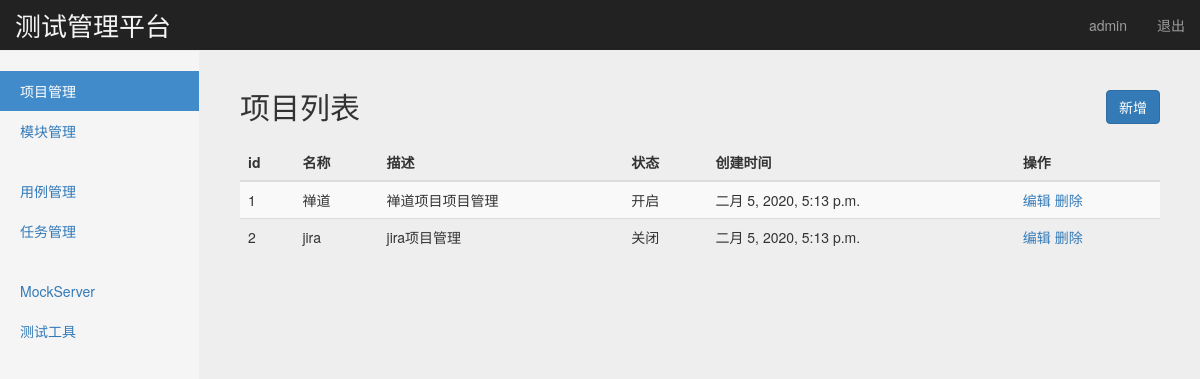
Page /manage/project_manage/ (signed in) on the earlier database version.
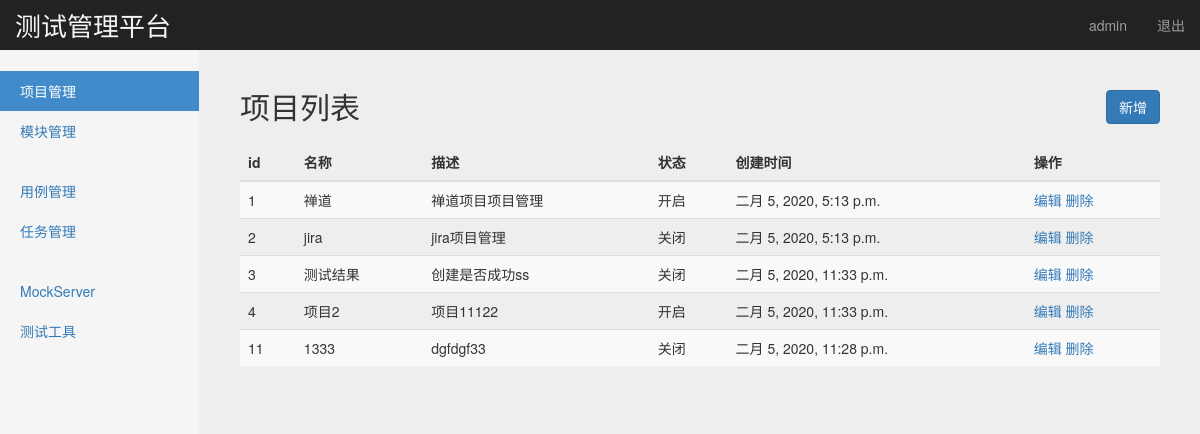
Same page on the later database version.
### project_app/models.py (models this page shows, shortened)
class Project(models.Model):
    name = models.CharField('名称',max_length=100,blank=False,default='',unique=True)
    describe = models.TextField('描述',default='')
    status = models.BooleanField('状态',default=True)
    create_time = models.DateTimeField('创建时间',auto_now=True)

### project_app/views/project_views.py (the view)
# urls.py: path('project_manage/', project_views.project_manage),
@login_required  #判断用户是否登陆
def project_manage(request):
    username = request.session.get('user','') #读取浏览器session
    projects = Project.objects.all()
    return render(request,'project_manage.html',{'user':username,'projects':projects,'type':'list'})

### templates/project_manage.html (shortened to what this page needs)
{% extends "base.html" %}
{% block content %}
    <nav class="navbar navbar-inverse navbar-fixed-top">
      <div class="container-fluid">
        <div class="navbar-header">
          <a class="navbar-brand" style=" color:#f5f5f5; font-size:26px;" href="#">测试管理平台</a>
        </div>
        <div id="navbar" class="navbar-collapse collapse">
          <ul class="nav navbar-nav navbar-right">
            <li><a href="#">{{ user }}</a></li>
            <li><a href="/logout/">退出</a></li>
          </ul>
        </div>
      </div>
    </nav>
    <div class="container-fluid">
      <div class="row">
        <div class="col-sm-3 col-md-2 sidebar">
          <ul class="nav nav-sidebar">
            <li class="active"><a href="/manage/project_manage/">项目管理</a></li>
            <li><a href="/manage/module_manage/">模块管理</a></li>
          </ul>
          <ul class="nav nav-sidebar">
            <li><a href="/interface/case_manage/">用例管理</a></li>
            <li><a href="">任务管理</a></li>
          </ul>
          <ul class="nav nav-sidebar">
            <li><a href="">MockServer</a></li>
            <li><a href="">测试工具</a></li>
          </ul>
        </div>
        {% if type == 'list' %}
        <div class="col-sm-9 col-sm-offset-3 col-md-10 col-md-offset-2 main">
          <h2 class="sub-header">项目列表
            <button type="button" class="btn btn-primary" style="float: right"
            onclick="window.location.href='/manage/add_project/'">新增</button>
          </h2>
          <div class="table-responsive">
            <table class="table table-striped">
              <thead>
                <tr>
                  <th>id</th>
                  <th>名称</th>
                  <th>描述</th>
                  <th>状态</th>
                  <th>创建时间</th>
                  <th>操作</th>
                </tr>
              </thead>
              <tbody>
                {% for project in projects %}
                <tr>
                  <td>{{ project.id }}</td>
                  <td>{{ project.name }}</td>
                  <td>{{ project.describe }}</td>
                  {% if project.status == False %}
                    <td>关闭</td>
                  {% endif %}
                  {% if project.status == True %}
                    <td>开启</td>
                  {% endif %}
                  <td>{{ project.create_time}}</td>
                  <td>
                    <a href="/manage/edit_project/{{ project.id }}">编辑</a>
                    <a href="/manage/delete_project/{{ project.id }}">删除</a>
                  </td>
                </tr>
                {% endfor %}
              </tbody>
            </table>
          </div>
        </div>
        {% endif %}
      </div>
    </div>
{% endblock %}

Differences in the rows shown:
added Project: id "3", name "测试结果", describe "创建是否成功ss", status "关闭", create_time "二月 5, 2020, 11:33 p.m."
added Project: id "4", name "项目2", describe "项目11122", status "开启", create_time "二月 5, 2020, 11:33 p.m."
added Project: id "11", name "1333", describe "dgfdgf33", status "关闭", create_time "二月 5, 2020, 11:28 p.m."
